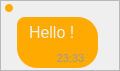
               <widget class="QFrame" name="left_msg_frame_2">
                <property name="geometry">
                 <rect>
                  <x>10</x>
                  <y>10</y>
                  <width>120</width>
                  <height>71</height>
                 </rect>
                </property>
                <property name="minimumSize">
                 <size>
                  <width>120</width>
                  <height>71</height>
                 </size>
                </property>
                <property name="styleSheet">
                 <string notr="true"/>
                </property>
                <property name="frameShape">
                 <enum>QFrame::StyledPanel</enum>
                </property>
                <property name="frameShadow">
                 <enum>QFrame::Raised</enum>
                </property>
                <widget class="QFrame" name="frame_16">
                 <property name="geometry">
                  <rect>
                   <x>10</x>
                   <y>10</y>
                   <width>14</width>
                   <height>14</height>
                  </rect>
                 </property>
                 <property name="styleSheet">
                  <string notr="true">
border-radius:7px;
background-color: rgba(255, 170, 0, .7);
</string>
                 </property>
                 <property name="frameShape">
                  <enum>QFrame::StyledPanel</enum>
                 </property>
                 <property name="frameShadow">
                  <enum>QFrame::Raised</enum>
                 </property>
                </widget>
                <widget class="QFrame" name="frame_17">
                 <property name="geometry">
                  <rect>
                   <x>5</x>
                   <y>4</y>
                   <width>8</width>
                   <height>8</height>
                  </rect>
                 </property>
                 <property name="styleSheet">
                  <string notr="true">border-radius:4px;
background-color: rgb(255, 170, 0);</string>
                 </property>
                 <property name="frameShape">
                  <enum>QFrame::StyledPanel</enum>
                 </property>
                 <property name="frameShadow">
                  <enum>QFrame::Raised</enum>
                 </property>
                </widget>
                <widget class="QFrame" name="frame_18">
                 <property name="geometry">
                  <rect>
                   <x>17</x>
                   <y>17</y>
                   <width>81</width>
                   <height>51</height>
                  </rect>
                 </property>
                 <property name="sizePolicy">
                  <sizepolicy hsizetype="Expanding" vsizetype="Expanding">
                   <horstretch>0</horstretch>
                   <verstretch>0</verstretch>
                  </sizepolicy>
                 </property>
                 <property name="styleSheet">
                  <string notr="true">	border-radius:20px;
	border-top-left-radius:8px;
	background-color: rgb(255, 170, 0);</string>
                 </property>
                 <property name="frameShape">
                  <enum>QFrame::StyledPanel</enum>
                 </property>
                 <property name="frameShadow">
                  <enum>QFrame::Raised</enum>
                 </property>
                 <layout class="QGridLayout" name="gridLayout_7">
                  <property name="leftMargin">
                   <number>12</number>
                  </property>
                  <property name="topMargin">
                   <number>6</number>
                  </property>
                  <property name="rightMargin">
                   <number>12</number>
                  </property>
                  <property name="bottomMargin">
                   <number>0</number>
                  </property>
                  <property name="spacing">
                   <number>0</number>
                  </property>
                  <item row="0" column="0" colspan="2">
                   <widget class="QLabel" name="left_bubble_4">
                    <property name="sizePolicy">
                     <sizepolicy hsizetype="Expanding" vsizetype="MinimumExpanding">
                      <horstretch>0</horstretch>
                      <verstretch>0</verstretch>
                     </sizepolicy>
                    </property>
                    <property name="maximumSize">
                     <size>
                      <width>304</width>
                      <height>16777215</height>
                     </size>
                    </property>
                    <property name="font">
                     <font>
                      <pointsize>12</pointsize>
                     </font>
                    </property>
                    <property name="styleSheet">
                     <string notr="true">QLabel{
	color: #f1f1f1;
background-color:transparent;
}</string>
                    </property>
                    <property name="text">
                     <string>Hello !</string>
                    </property>
                    <property name="scaledContents">
                     <bool>false</bool>
                    </property>
                    <property name="alignment">
                     <set>Qt::AlignLeading|Qt::AlignLeft|Qt::AlignTop</set>
                    </property>
                    <property name="wordWrap">
                     <bool>true</bool>
                    </property>
                    <property name="textInteractionFlags">
                     <set>Qt::LinksAccessibleByKeyboard|Qt::LinksAccessibleByMouse|Qt::TextBrowserInteraction|Qt::TextSelectableByKeyboard|Qt::TextSelectableByMouse</set>
                    </property>
                   </widget>
                  </item>
                  <item row="1" column="0">
                   <spacer name="horizontalSpacer_12">
                    <property name="orientation">
                     <enum>Qt::Horizontal</enum>
                    </property>
                    <property name="sizeHint" stdset="0">
                     <size>
                      <width>41</width>
                      <height>20</height>
                     </size>
                    </property>
                   </spacer>
                  </item>
                  <item row="1" column="1">
                   <layout class="QHBoxLayout" name="horizontalLayout_19">
                    <property name="spacing">
                     <number>0</number>
                    </property>
                    <item>
                     <widget class="QLabel" name="time_6">
                      <property name="minimumSize">
                       <size>
                        <width>31</width>
                        <height>14</height>
                       </size>
                      </property>
                      <property name="maximumSize">
                       <size>
                        <width>31</width>
                        <height>14</height>
                       </size>
                      </property>
                      <property name="font">
                       <font>
                        <pointsize>8</pointsize>
                       </font>
                      </property>
                      <property name="styleSheet">
                       <string notr="true">QLabel{
color:#999;
border-radius:7px;
}</string>
                      </property>
                      <property name="text">
                       <string>23:33</string>
                      </property>
                      <property name="alignment">
                       <set>Qt::AlignCenter</set>
                      </property>
                     </widget>
                    </item>
                   </layout>
                  </item>
                 </layout>
                </widget>
               </widget>
